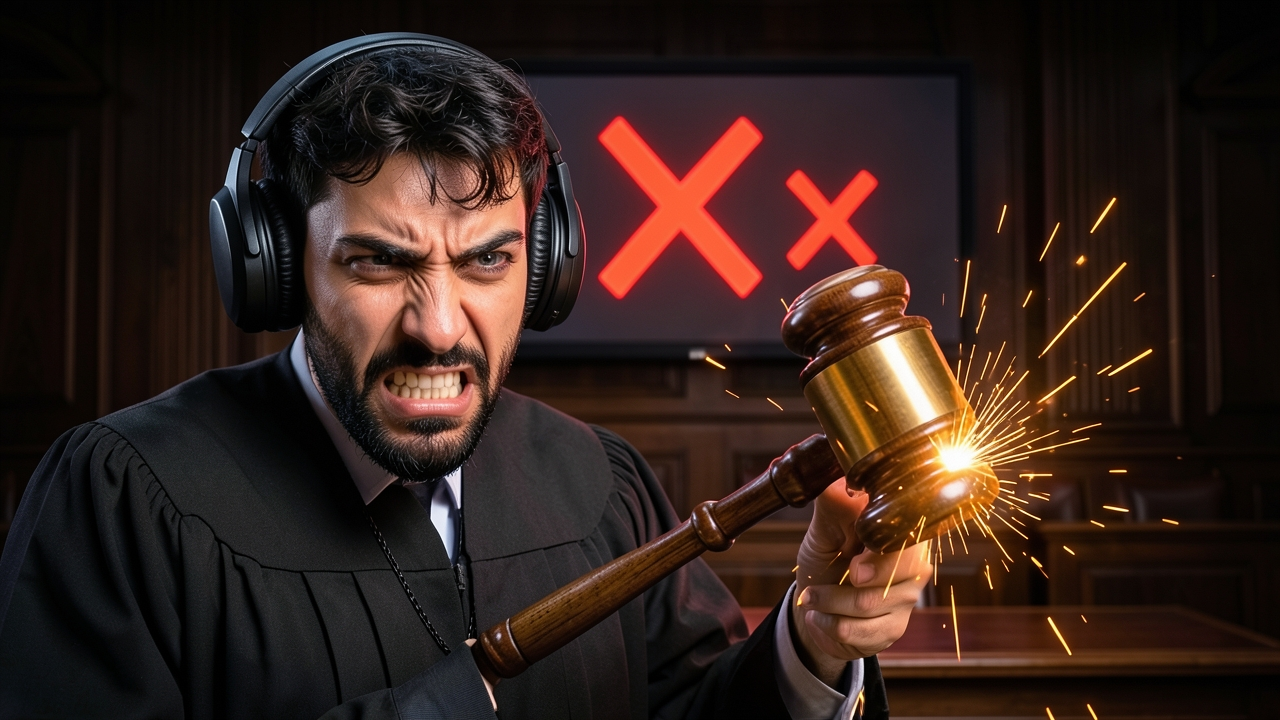
#> input picture assets/scenes_ai/courtroom_test_s1.jpg, 1280 x 720 px
$ python -i thumb_pro.py   (imports and definitions only)
#> lines starting #> are read from the running program, lines starting #| are printed output that depends on the picture
#!/usr/bin/env python3
"""Pro-looking 16:9 thumbnail from a REAL frame of the video (no AI art): best frame -> face-aware crop -> colour grade -> rim glow -> big outlined hook text -> brand strip + logo.
usage: thumb_pro.py VIDEO.mp4 OUT.jpg --text "WHO IS THIS GUY" [--accent FFC107] [--logo assets/world_clips/logo_clipglobe.png] [--frames 24]
Frame choice: sharp + colourful candidates, then Gemini vision (if a key is set) picks the most expressive one and returns the face box; without Gemini a centred crop of the sharpest frame is used.
Fonts: assets/fonts/Anton-Regular.ttf (fetch-fonts workflow), fallback DejaVu Sans Bold."""
import argparse, base64, glob, json, os, subprocess, sys, tempfile
import numpy as np
from PIL import Image, ImageDraw, ImageFilter, ImageFont, ImageEnhance, ImageChops
HERE = os.path.dirname(os.path.abspath(__file__)); ROOT = os.path.dirname(HERE)
W, H = 1280, 720
def sh(c): return subprocess.run(c, capture_output=True, text=True)
# [15 lines left out: functions font, extract, not called in this run]
def score(f):
    im = Image.open(f).convert("RGB"); sm = im.resize((480, 270)); a = np.asarray(sm.convert("L"), dtype=np.float32)
#> in score, im is the input picture: PIL image 1280x720 RGB; mean R, G, B 51.2, 33.2, 27.2
#> after `a = np.asarray(sm.convert('L'), dtype=np.float32)`:
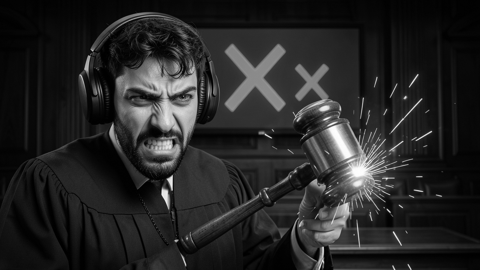
#> a: shape (270, 480) float32; min 0, max 255, mean 37.9
    lap = np.abs(a[1:-1, 1:-1] * 4 - a[:-2, 1:-1] - a[2:, 1:-1] - a[1:-1, :-2] - a[1:-1, 2:]).var()       # sharpness
#> lap = 848.9
    hsv = np.asarray(sm.convert("HSV"), dtype=np.float32); sat = hsv[..., 1].mean(); val = hsv[..., 2].mean()
#> after `hsv = np.asarray(sm.convert('HSV'), dtype=np.float32)`:
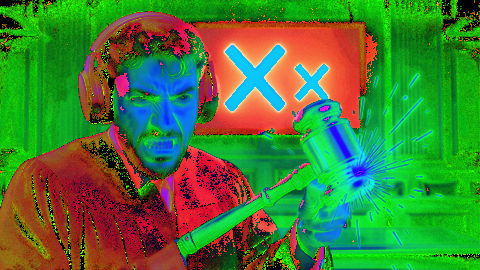
#> hsv: shape (270, 480, 3) float32; mean R, G, B 71.1, 122.5, 52.2
#> after `sat = hsv[..., 1].mean()`: sat = 122.5
#> after `val = hsv[..., 2].mean()`: val = 52.24
    exposure = 1 - abs(val - 125) / 125
#> exposure = 0.418
    return float(lap) ** 0.5 * 2 + sat * 0.4 + exposure * 30
_FD = None
# [38 lines left out: functions faces, face_score, gemini_pick, grade, not called in this run]
def vignette(im, strength=0.55):
    y, x = np.ogrid[:H, :W]; d = np.sqrt(((x - W / 2) / (W / 2)) ** 2 + ((y - H / 2) / (H / 2)) ** 2); m = 1 - np.clip((d - 0.55) / 0.9, 0, 1) ** 1.6 * strength
    return Image.fromarray((np.asarray(im, dtype=np.float32) * m[..., None]).clip(0, 255).astype(np.uint8))
# [18 lines left out: functions crop_to, stroke_text, not called in this run]
def hexrgb(h): h = h.lstrip("#"); return tuple(int(h[i:i + 2], 16) for i in (0, 2, 4))
# [36 lines left out: function build, not called in this run]
# [3 lines not run here, left out]

>>> result = score('../assets/scenes_ai/courtroom_test_s1.jpg')
#> result = 119.8

$ run again, on assets/scenes_ai/call_shiber_s1.jpg
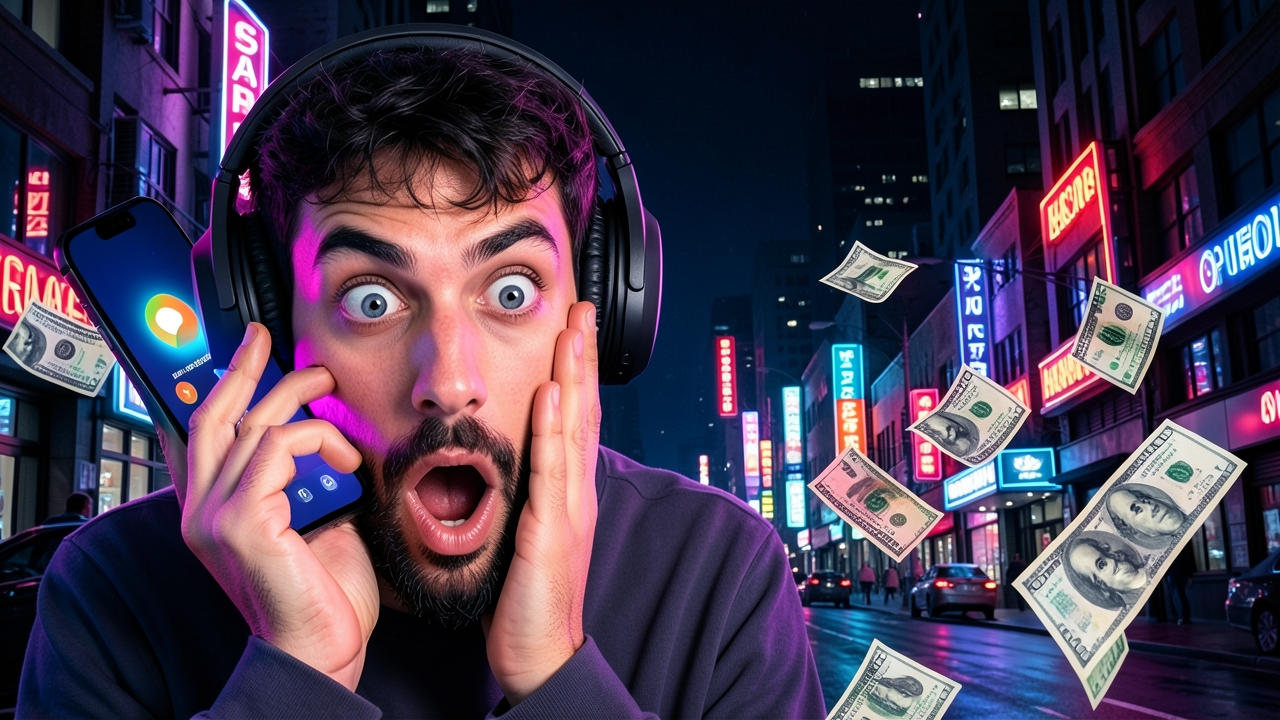
#> input picture assets/scenes_ai/call_shiber_s1.jpg, 1280 x 720 px
#> in score, im is the input picture: PIL image 1280x720 RGB; mean R, G, B 71.1, 58.4, 79.7
#> in score, `a = np.asarray(sm.convert('L'), dtype=np.float32)`:
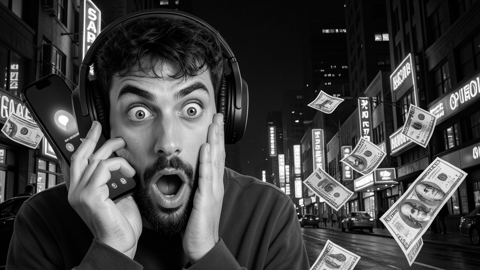
#> a: shape (270, 480) float32; min 0, max 255, mean 64.6
#> lap = 1548
#> in score, `hsv = np.asarray(sm.convert('HSV'), dtype=np.float32)`:
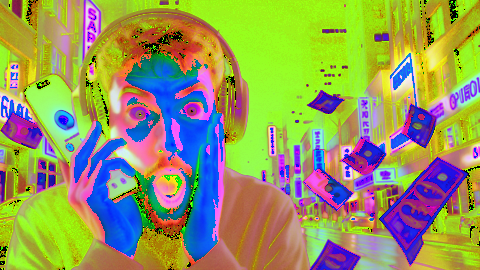
#> hsv: shape (270, 480, 3) float32; mean R, G, B 148.5, 153.3, 94.5
#> sat = 153.3
#> val = 94.5
#> exposure = 0.756
#> result = 162.7

$ run again, on assets/scenes_ai/call_shiber_s2.jpg
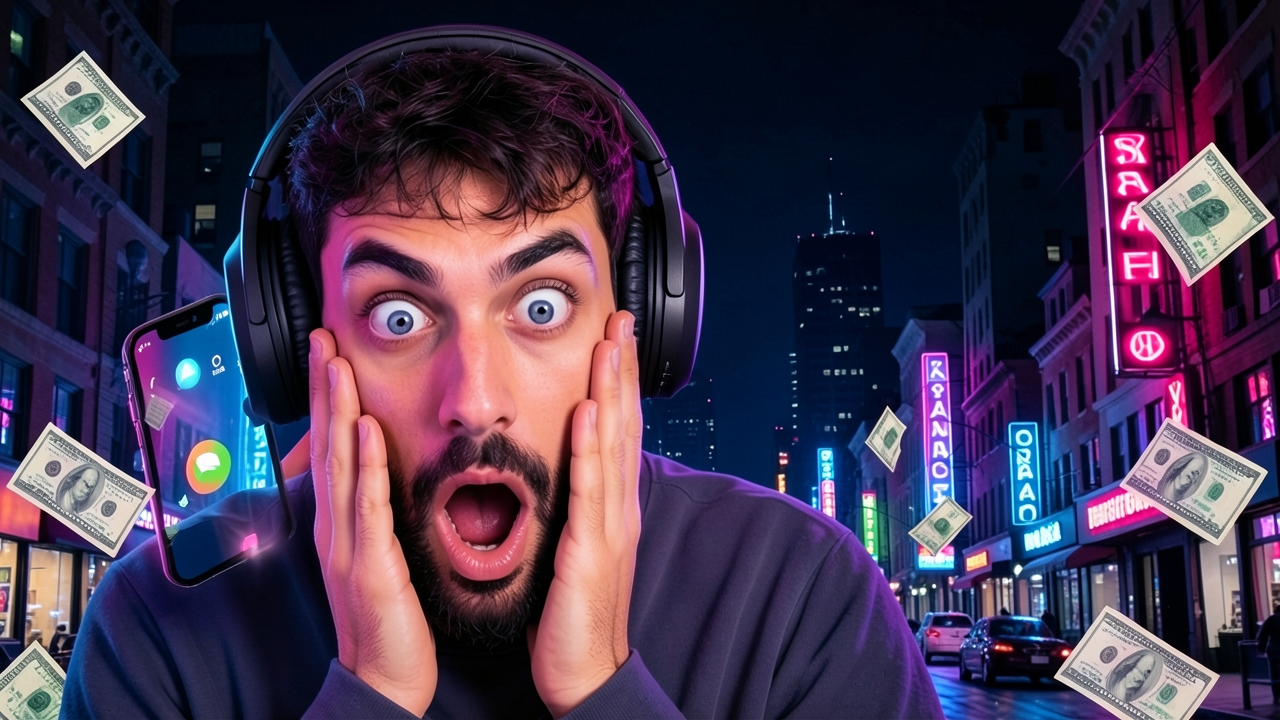
#> input picture assets/scenes_ai/call_shiber_s2.jpg, 1280 x 720 px
#> in score, im is the input picture: PIL image 1280x720 RGB; mean R, G, B 67.6, 52.9, 77.5
#> in score, `a = np.asarray(sm.convert('L'), dtype=np.float32)`:
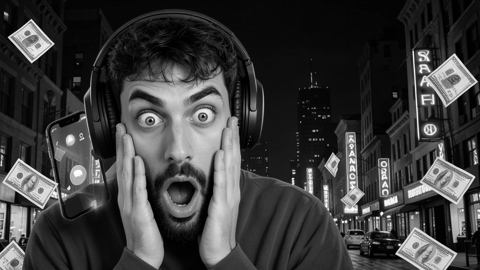
#> a: shape (270, 480) float32; min 0, max 255, mean 60.1
#> lap = 1272.4
#> in score, `hsv = np.asarray(sm.convert('HSV'), dtype=np.float32)`:
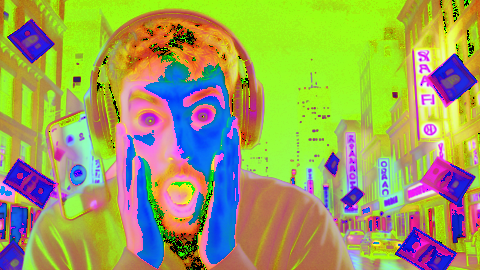
#> hsv: shape (270, 480, 3) float32; mean R, G, B 157, 162, 92.2
#> sat = 162
#> val = 92.21
#> exposure = 0.738
#> result = 158.3

$ run again, on assets/scenes_ai/gta6_first_time_s1.jpg
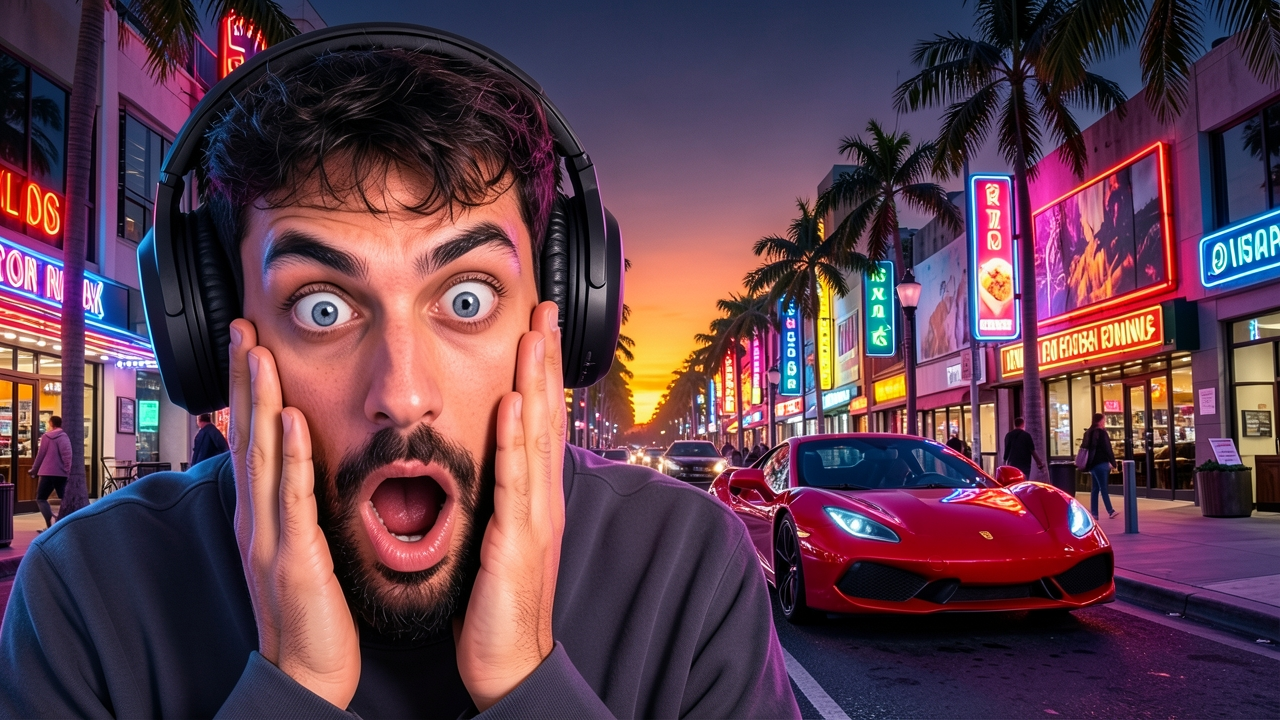
#> input picture assets/scenes_ai/gta6_first_time_s1.jpg, 1280 x 720 px
#> in score, im is the input picture: PIL image 1280x720 RGB; mean R, G, B 94.4, 62.3, 76.4
#> in score, `a = np.asarray(sm.convert('L'), dtype=np.float32)`:
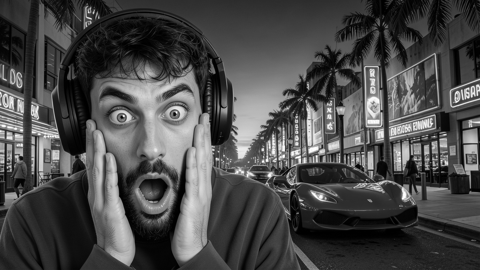
#> a: shape (270, 480) float32; min 0, max 255, mean 73.5
#> lap = 1353
#> in score, `hsv = np.asarray(sm.convert('HSV'), dtype=np.float32)`:
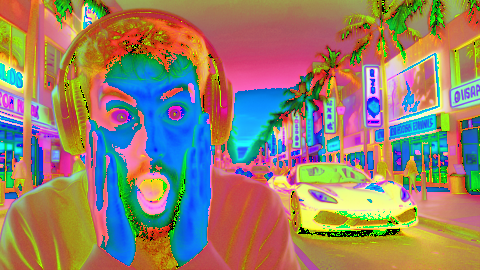
#> hsv: shape (270, 480, 3) float32; mean R, G, B 148.8, 127.2, 107.3
#> sat = 127.2
#> val = 107.3
#> exposure = 0.858
#> result = 150.2
